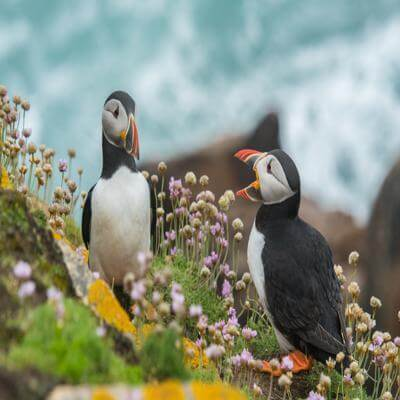
#> input picture demo_image.jpeg, 400 x 400 px
$ jupyter execute --allow-errors 'Image manipulation.ipynb'
#> lines starting #> are read from the running program, lines starting #| are printed output that depends on the picture
[cell 1]
from PIL import Image

image = Image.open('demo_image.jpeg')
#> image is the input picture: PIL image 400x400 RGB; mean R, G, B 136.1, 143.8, 128
image

[cell 2]
image.show()

[cell 3]
image = Image.open('demo_image.jpeg')
box = (50, 100, 250,300)
cropped_image = image.crop(box)
cropped_image.save('cropped_image.jpg')

# Print size of cropped image
print(cropped_image.size) # Output: (500, 300)
#| (200, 200)

[cell 4]
cropped_image

#> (a cell that did not finish here is left out)

# Rotating Images

[cell 6]
image = Image.open('demo_image.jpeg')

image_rot_90 = image.rotate(90)
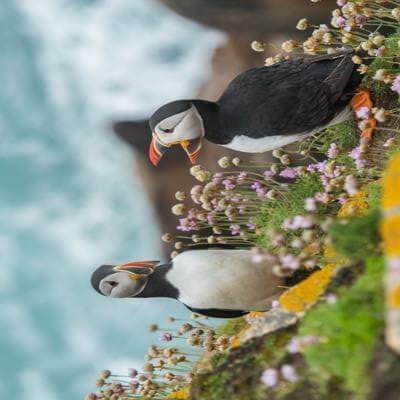
#> image_rot_90: PIL image 400x400 RGB; mean R, G, B 136.1, 143.8, 128
image_rot_90.save('image_rot_90.jpg')

image_rot_180 = image.rotate(180)
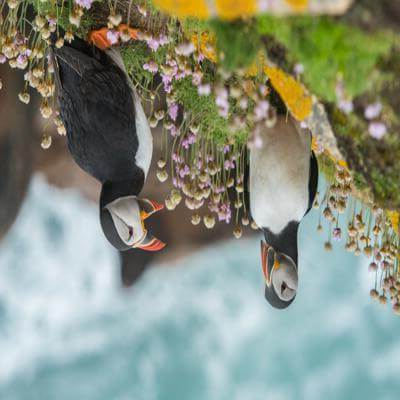
#> image_rot_180: PIL image 400x400 RGB; mean R, G, B 136.1, 143.8, 128
image_rot_180.save('image_rot_180.jpg')

[cell 7]
image_rot_90

[cell 8]
image_rot_180

[cell 9]
image.rotate(18).save('image_rot_18.jpg')

[cell 10]
image.rotate(18, expand=True).save('image_rot_18.jpg')
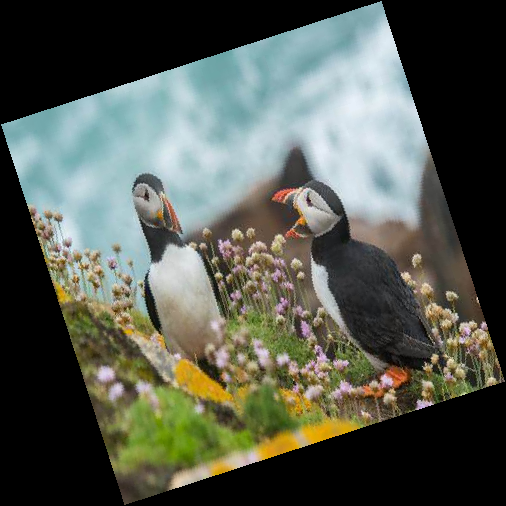
#> saved as image_rot_18.jpg: PIL image 506x506 RGB; mean R, G, B 85.1, 89.9, 80

# Flipping Images

[cell 11]
image = Image.open('demo_image.jpeg')

image_flip = image.transpose(Image.FLIP_LEFT_RIGHT) # left_ right
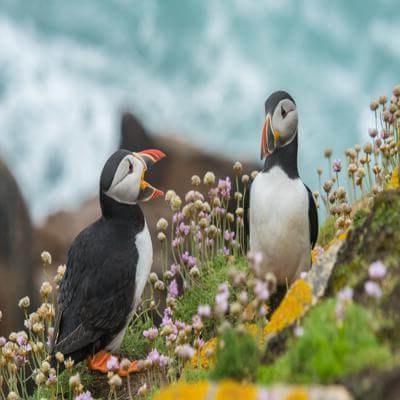
#> image_flip: PIL image 400x400 RGB; mean R, G, B 136.1, 143.8, 128
image_flip.save('image_flip.jpg')

[cell 12]
image_flip # flip left_right

# Drawing on Images

[cell 13]
from PIL import Image, ImageDraw

canvas = Image.new('RGB', (400, 300), 'black')
#> canvas: PIL image 400x300 RGB; every value is 0
img_draw = ImageDraw.Draw(canvas)
img_draw.rectangle((70, 50, 270, 200), outline='red', fill='green')
img_draw.text((200, 250), 'Hello World', fill='pink')
canvas.save('drawn_image.jpg')
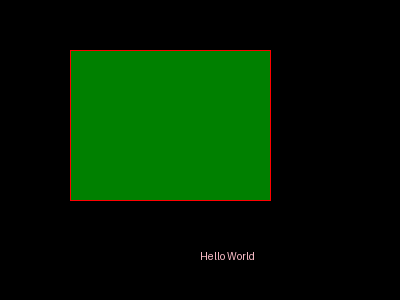
#> saved as drawn_image.jpg: PIL image 400x300 RGB; mean R, G, B 1.8, 31.8, 0.2

[cell 14]
canvas

# Color Transforms

[cell 15]
image = Image.open('demo_image.jpeg')

greyscale_image = image.convert('L')
greyscale_image.save('greyscale_image.jpg')

print(image.mode) # Output: RGB
#| RGB
print(greyscale_image.mode) # Output: L
#| L

[cell 16]
greyscale_image

[cell 17]
image = Image.open('demo_image.jpeg')

red, green, blue = image.split()
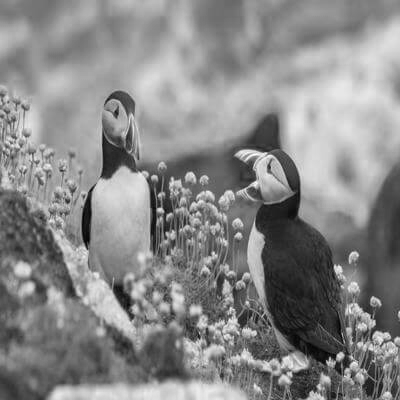
#> red: PIL image 400x400 L; min 0, max 255, mean 136.1
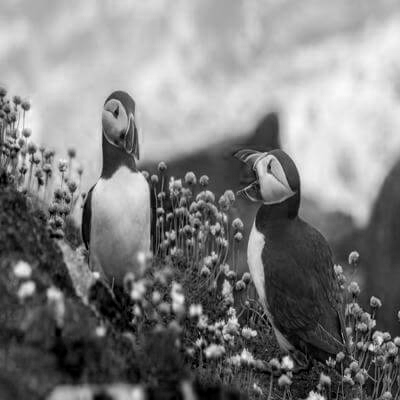
#> blue: PIL image 400x400 L; min 0, max 255, mean 128

print(image.mode) # Output: RGB
#| RGB
print(red.mode) # Output: L
#| L
print(green.mode) # Output: L
#| L
print(blue.mode) # Output: L
#| L

new_image = Image.merge("RGB", (green, red, blue))
new_image.save('new_image.jpg')

print(new_image.mode) # Output: RGB
#| RGB


# new image

[cell 18]
new_image

# Image enhancements

[cell 19]
from PIL import Image, ImageEnhance

image = Image.open('demo_image.jpeg')

contrast = ImageEnhance.Contrast(image)
contrast.enhance(0.5).save('contrast.jpg')
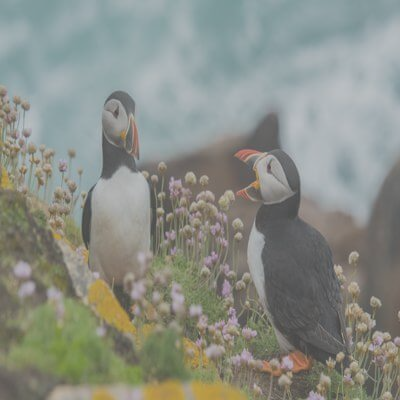
#> saved as contrast.jpg: PIL image 400x400 RGB; mean R, G, B 137.8, 141.6, 133.7

[cell 20]
contrast

[cell 21]
color = ImageEnhance.Color(image)
color.enhance(1.5).save('color.jpg') # this image save the name of color.jpg

[cell 22]
color

# Brightness

[cell 23]
brightness = ImageEnhance.Brightness(image)
brightness.enhance(0.5).save('brightness.jpg')
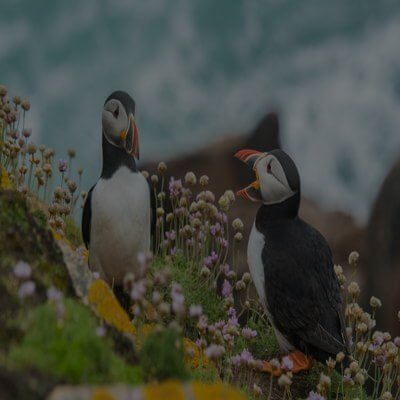
#> saved as brightness.jpg: PIL image 400x400 RGB; mean R, G, B 67.8, 71.6, 63.7
# increase the brightness

# Sharpness

[cell 24]
sharpness = ImageEnhance.Sharpness(image)
sharpness.enhance(0.5).save('sharpness.jpg')
# Sharpness is 10.5

# Resizing  Image

[cell 25]
image = Image.open('demo_image.jpeg')
new_image = image.resize((200, 200))
#> new_image: PIL image 200x200 RGB
new_image.save('image_400.jpeg')

print(image.size) # Output: (1920, 1280)
#| (400, 400)
print(new_image.size) # Output: (400, 400)
#| (200, 200)
new_image

[cell 26]
image = Image.open('demo_image.jpeg')
image.thumbnail((100, 100))
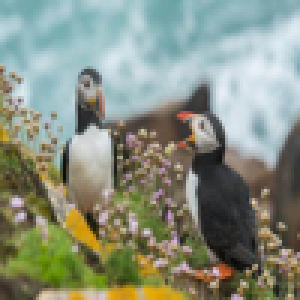
#> image: PIL image 100x100 RGB (shown 3 times larger); mean R, G, B 136.3, 143.9, 128.1
image.save('image_thumbnail.jpeg')

print(image.size) # Output: (400, 267)
#| (100, 100)
image
